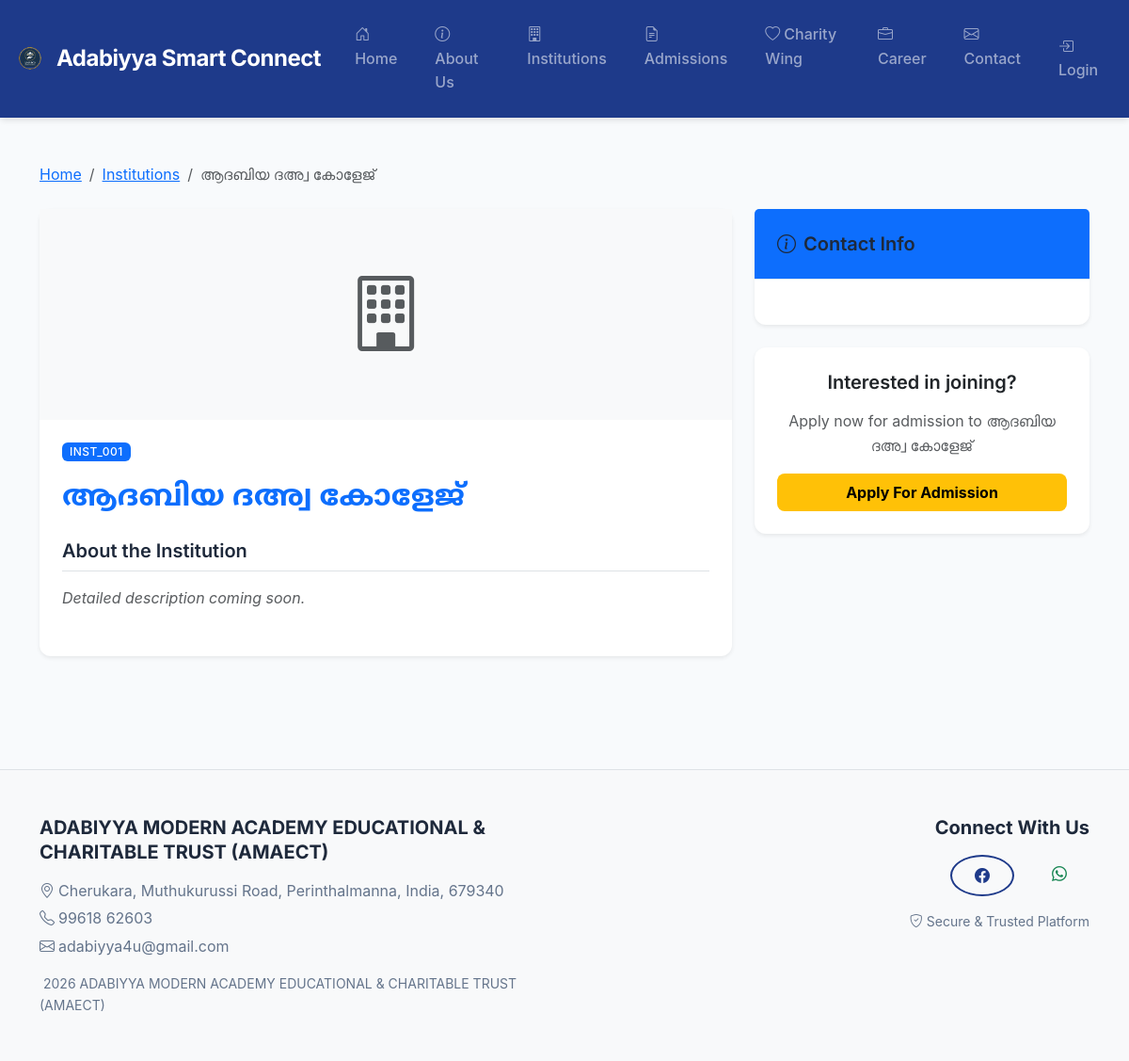
The app's page /institutions/1/, older data.
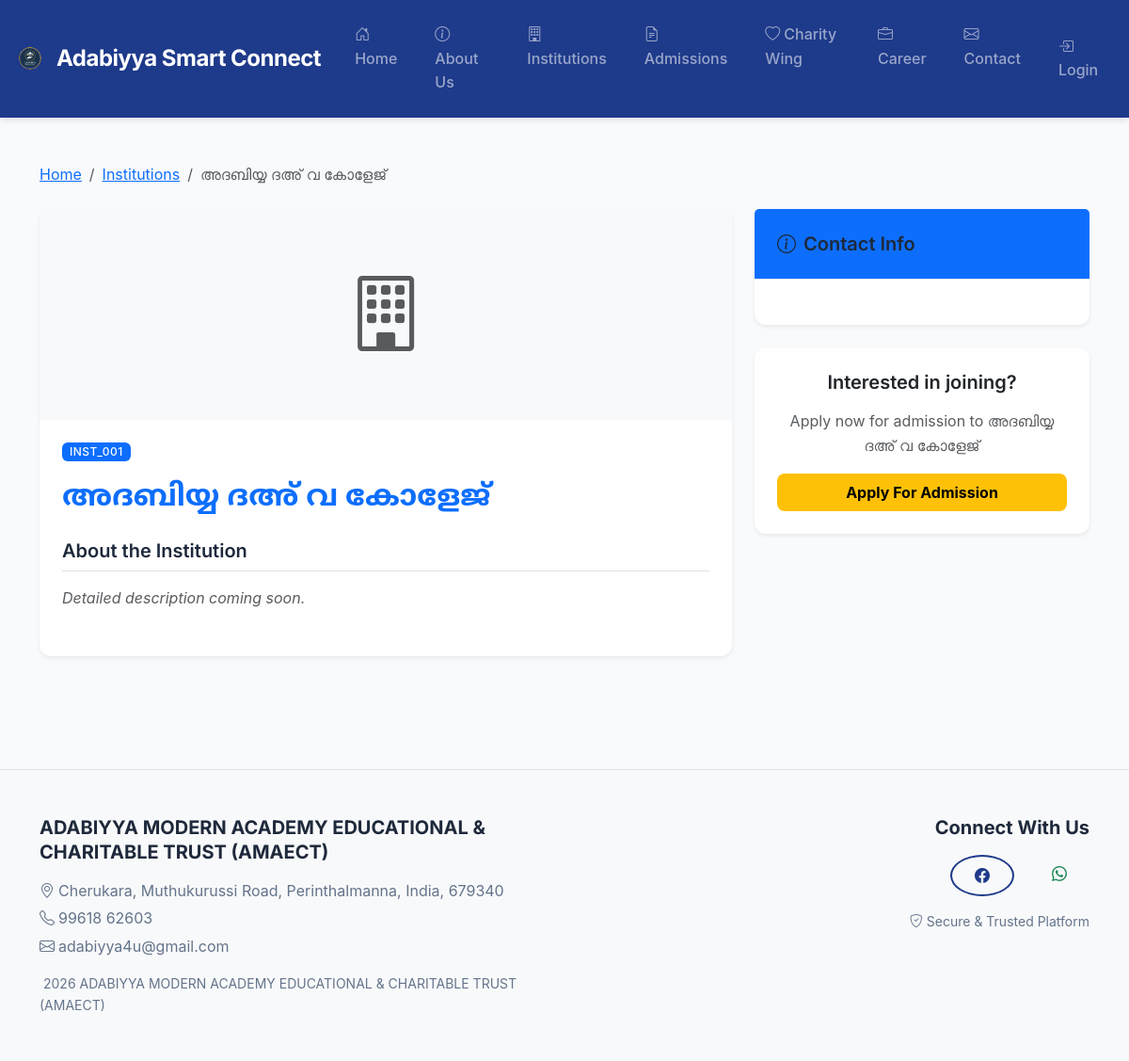
The same page, newer data.
### core/models.py (models this page shows, shortened)
class Institution(models.Model):
    name = models.CharField(max_length=255)
    code = models.CharField(max_length=50, unique=True)
    address = models.TextField(blank=True)
    phone = models.CharField(max_length=20, blank=True)
    email = models.EmailField(blank=True)
    description = models.TextField(blank=True, help_text=_("Detailed description of the institution"))
    image = models.ImageField(upload_to="institutions/", blank=True, null=True)
    is_active = models.BooleanField(default=True)
    class Meta:
        verbose_name = _("Institution")
        verbose_name_plural = _("Institutions")

### core/views.py (the view)
# urls.py: path("institutions/<int:pk>/", views.InstitutionDetailView.as_view(), name="institution_detail"),
class InstitutionDetailView(DetailView):
    model = Institution
    template_name = "core/institution_detail.html"
    context_object_name = "institution"
    def get_queryset(self):
        return Institution.objects.filter(is_active=True)

### templates/core/institution_detail.html (shortened to what this page needs)
{% extends "base.html" %}
{% load static %}
{% block content %}
<div class="container py-5">
    <nav aria-label="breadcrumb" class="mb-4">
        <ol class="breadcrumb">
            <li class="breadcrumb-item"><a href="{% url 'core:home' %}">Home</a></li>
            <li class="breadcrumb-item"><a href="{% url 'core:institutions' %}">Institutions</a></li>
            <li class="breadcrumb-item active" aria-current="page">{{ institution.name }}</li>
        </ol>
    </nav>
    <div class="row">
        <div class="col-lg-8">
            <div class="card shadow-sm mb-4">
                {% if institution.image %}
                <img src="{{ institution.image.url }}" class="card-img-top" alt="{{ institution.name }}" style="max-height: 400px; object-fit: cover;">
                {% else %}
                <div class="bg-light text-center py-5">
                    <i class="bi bi-building text-muted" style="font-size: 5rem;"></i>
                </div>
                {% endif %}
                <div class="card-body p-4">
                     <div class="d-flex align-items-center mb-3">
                        <span class="badge bg-primary me-2">{{ institution.code }}</span>
                     </div>
                    <h1 class="card-title mb-4 font-malayalam-heading text-primary">{{ institution.name }}</h1>
                    <div class="mb-4">
                        <h5 class="border-bottom pb-2 mb-3">About the Institution</h5>
                        {% if institution.description %}
                            <div class="font-malayalam-body" style="font-size: 1.1rem; line-height: 1.8;">
                                {{ institution.description|linebreaks }}
                            </div>
                        {% else %}
                            <p class="text-muted fst-italic">Detailed description coming soon.</p>
                        {% endif %}
                    </div>
                </div>
            </div>
        </div>
        <div class="col-lg-4">
            <div class="card shadow-sm mb-4">
                <div class="card-header bg-primary text-white">
                    <h5 class="mb-0"><i class="bi bi-info-circle me-2"></i>Contact Info</h5>
                </div>
                <div class="card-body">
                </div>
            </div>
            <div class="card shadow-sm">
                <div class="card-body text-center">
                    <h5 class="card-title mb-3">Interested in joining?</h5>
                    <p class="card-text text-muted mb-3">Apply now for admission to {{ institution.name }}</p>
                    <a href="{% url 'accounts:signup' %}" class="btn btn-warning w-100 fw-bold">Apply For Admission</a>
                </div>
            </div>
        </div>
    </div>
</div>
{% endblock %}

Row changes from the older to the newer data that the page shows:
changed Institution "INST_001": name "ആദബിയ ദഅ്വ കോളേജ്" → "അദബിയ്യ ദഅ് വ കോളേജ്"
